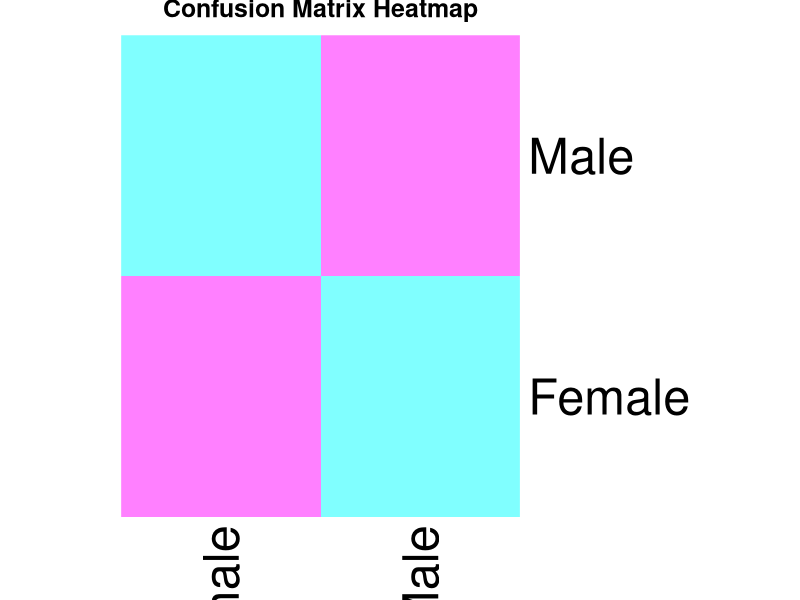
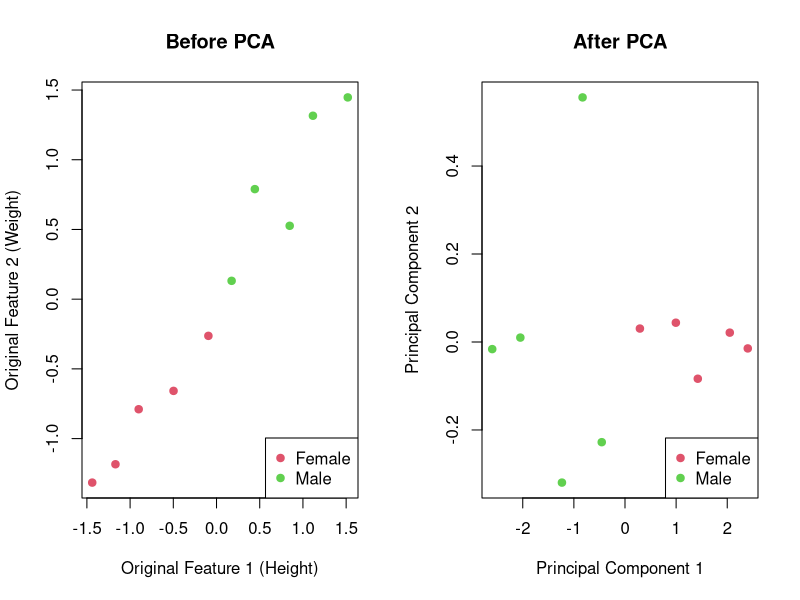

Recreate these plots in R, in order.

install.packages("caTools")
library(caTools)
install.packages("caret")
library(caret)
install.packages("ggplot2")
library(ggplot2) # For advanced plotting


df <- data.frame(
  Height = c(170, 165, 180, 175, 160, 172, 168, 177, 162, 158),
  Weight = c(65, 59, 75, 68, 55, 70, 62, 74, 58, 54),
  Age = c(30, 25, 35, 28, 22, 32, 27, 33, 24, 21),
  # factor() ব্যবহার করে লেবেল দেওয়া হলো (0 = Female, 1 = Male)
  Gender = factor(c(1, 0, 1, 1, 0, 1, 0, 1, 0, 0), levels = c(0, 1), labels = c("Female", "Male"))
)

print("Original DataFrame:")
print(df)


X <- df[, c("Height", "Weight", "Age")]
y <- df$Gender



X_scaled <- scale(X)


pca_result <- prcomp(X_scaled, center = TRUE, scale. = TRUE)

X_pca <- pca_result$x[, 1:2]


library(caTools)
set.seed(42) # random_state=42 এর সমতুল্য
split <- sample.split(y, SplitRatio = 0.7) # 70% training data

X_train <- subset(X_pca, split == TRUE)
X_test <- subset(X_pca, split == FALSE)
y_train <- subset(y, split == TRUE)
y_test <- subset(y, split == FALSE)


# glm (Generalized Linear Model) ফাংশন এবং family="binomial" ব্যবহার করা হয়
model <- glm(y_train ~ ., data = as.data.frame(X_train), family = "binomial")

# প্রেডিকশন তৈরি করা
predicted_probs <- predict(model, newdata = as.data.frame(X_test), type = "response")
# সম্ভাবনার উপর ভিত্তি করে ক্লাস লেবেল নির্ধারণ করা
y_pred <- ifelse(predicted_probs > 0.5, "Male", "Female")
y_pred <- factor(y_pred, levels = c("Female", "Male"))




conf_matrix <- table(Actual = y_test, Predicted = y_pred)
print("Confusion Matrix:")
print(conf_matrix)



heatmap(conf_matrix, Rowv = NA, Colv = NA, 
        col = cm.colors(256), scale="column", margins=c(5,10),
        main = "Confusion Matrix Heatmap")




par(mfrow=c(1, 2)) # ১টি রো এবং ২টি কলামে প্লট দেখানোর জন্য

# Plot Before PCA
plot(X_scaled[, 1], X_scaled[, 2], 
     col = as.numeric(y) + 1, # রঙ নির্ধারণ
     pch = 19, # Symbol type
     xlab = "Original Feature 1 (Height)", 
     ylab = "Original Feature 2 (Weight)",
     main = "Before PCA")
legend("bottomright", legend = levels(y), col = c(2,3), pch = 19)


# Plot After PCA
plot(X_pca[, 1], X_pca[, 2],
     col = as.numeric(y) + 1, # রঙ নির্ধারণ
     pch = 19, # Symbol type
     xlab = "Principal Component 1", 
     ylab = "Principal Component 2",
     main = "After PCA")
legend("bottomright", legend = levels(y), col = c(2,3), pch = 19)

# গ্রাফিক্স ডিভাইস রিসেট করা
par(mfrow=c(1,1))
